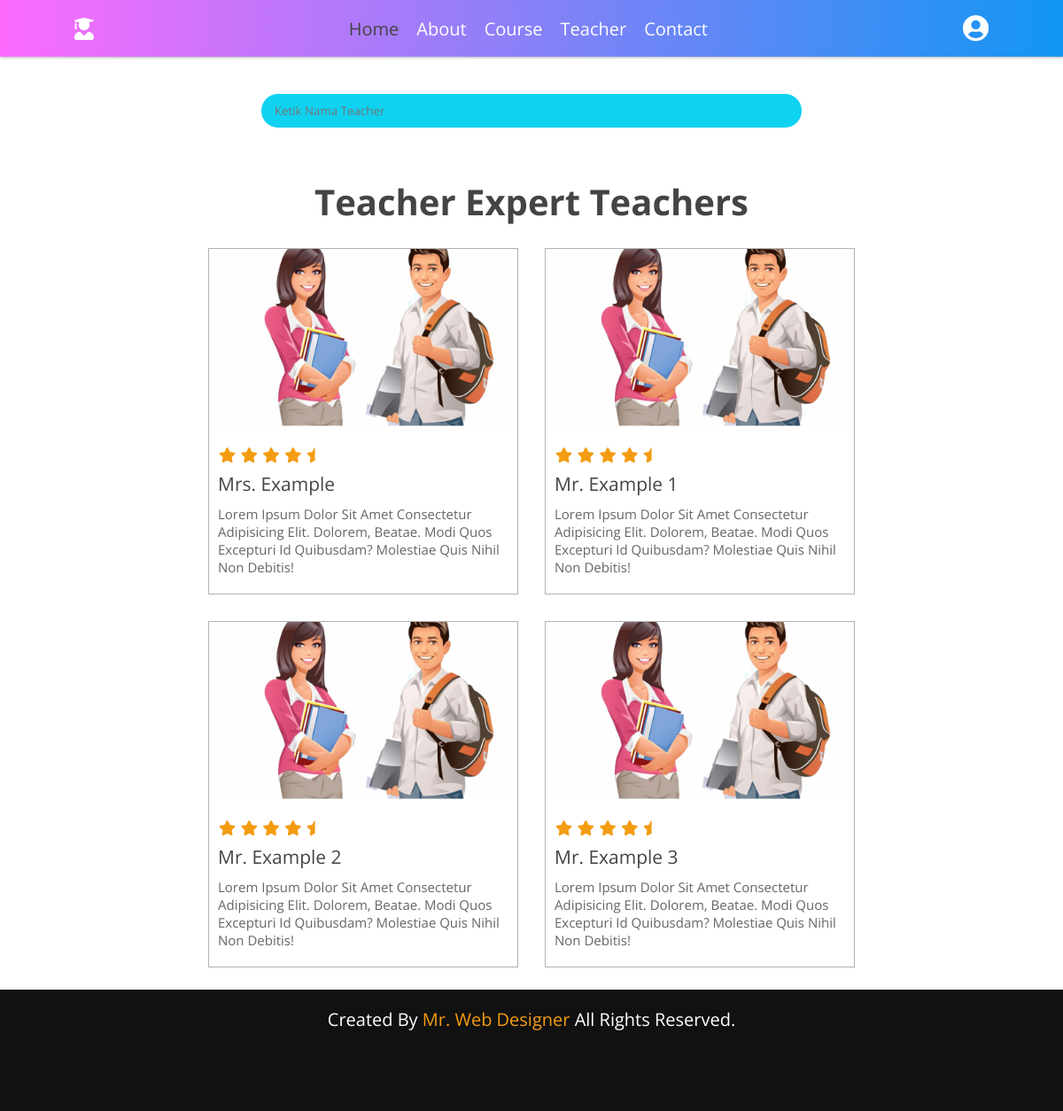
/?page=detail_teacher, run on the app's committed database.
### tables this page shows
CREATE TABLE `teacher` (
  `id_teacher` int(11) NOT NULL,
  `teacher` varchar(100) NOT NULL
);

### page/detailteacher.php (the view, shortened to what this page needs)
<section class="course" id="course">
    <div class="container">
        <div class="education_search" align="center">
            <input id="live_search" class="form_search" type="text" autocomplete="off" placeholder="Ketik Nama Teacher">
        </div>
    </div>
    <h1 class="heading">Teacher expert teachers</h1>
    <div class="box-container">
        <?php
        $teacher = mysqli_query($conn, "SELECT * FROM teacher ORDER BY id_teacher");
        while ($teacher1 = mysqli_fetch_array($teacher)) {
        ?>
            <div class="box">
                <img src="images/teacher.png" alt="">
                <div class="content">
                    <div class="stars">
                        <i class="fas fa-star"></i>
                        <i class="fas fa-star"></i>
                        <i class="fas fa-star"></i>
                        <i class="fas fa-star"></i>
                        <i class="fas fa-star-half"></i>
                    </div>
                    <a href="?page=detail_teacher2&&id_teacher=<?php echo @$teacher1['id_teacher']; ?>" class="title"><?php echo $teacher1['teacher'] ?></a>
                    <p>Lorem Ipsum Dolor Sit Amet Consectetur Adipisicing Elit. Dolorem, Beatae. Modi Quos Excepturi Id Quibusdam? Molestiae Quis Nihil Non Debitis!</p>
                </div>
            </div>
        <?php } ?>
    </div>
</section>

### css/style.css (style rules this page uses)
:root { --gradient: linear-gradient(90deg, #fd6bfd, #1296f3); }
body { margin: 0 0 0 0; font-family: Tahoma, arial; font-size: 14px; }
* { box-sizing: border-box; }
.container { margin: 0 auto; width: 80%; text-align: left; }
* { font-family: "Open Sans", sans-serif; margin: 0; padding: 0; box-sizing: border-box; border: none; outline: none; text-decoration: none; text-transform: capitalize; transition: all 0.2s linear; }
html { font-size: 62.5%; overflow-x: hidden; }
section { min-height: 100vh; padding: 1rem 7%; padding-top: 6rem; }
.heading { color: #444; padding: 1rem; font-size: 4rem; text-align: center; }
.course .box-container { display: flex; align-items: center; justify-content: center; flex-wrap: wrap; }
.course .box-container .box { width: 35rem; border: 0.1rem solid rgba(0, 0, 0, 0.3); position: relative; margin: 1.5rem; }
.course .box-container .box img { height: 20rem; width: 100%; object-fit: cover; }
.course .box-container .box .content { padding: 1rem; }
.course .box-container .box .content .stars i { color: #f39c12; font-size: 1.7rem; padding: 1rem 0.1rem; }
.course .box-container .box .content .title { color: #444; font-size: 2.1rem; }
.course .box-container .box .content p { padding: 1rem 0; color: #666; font-size: 1.5rem; }
.form_search { width: 50%; padding: 10px 15px; color: #101828; border-radius: 8px; background-color: #fff; border: 1px solid #101828; }
.education_search { padding: 30px; width: 100%; line-height: 5em; }
.form_search { width: 80%; padding: 10px 15px; color: #636363; border-radius: 20px; background-color: #0fd2f1; border: 1px solid #fff; }

### data on the page
teacher: teacher "Mrs. Example"
teacher: teacher "Mr. Example 1"
teacher: teacher "Mr. Example 2"
teacher: teacher "Mr. Example 3"
